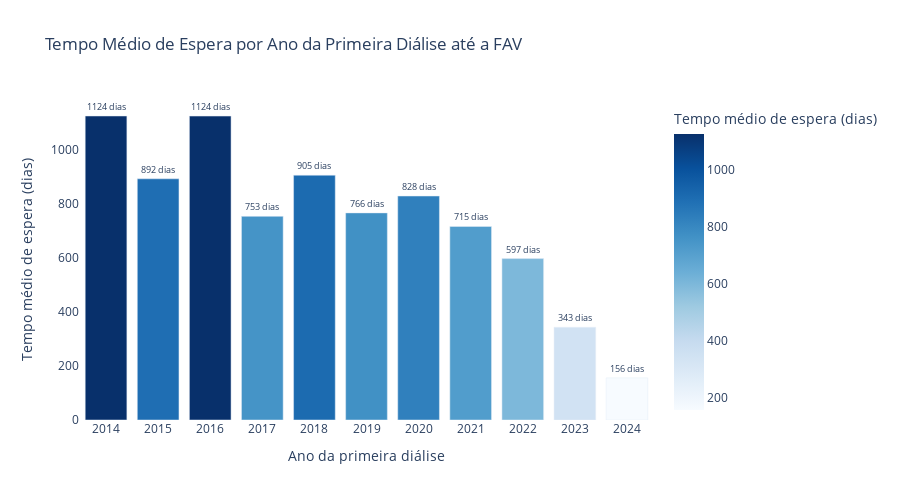

The code cell stored with this chart in its notebook:
### Code cell
df_agrupado = df_espera.groupby('ano_primeira_dialise')['tempo_entre_fav_e_primeira_dialise'].mean().reset_index()

fig2_p1 = px.bar(
    df_agrupado,
    x='ano_primeira_dialise',
    y='tempo_entre_fav_e_primeira_dialise',
    text='tempo_entre_fav_e_primeira_dialise',
    labels={
        'ano_primeira_dialise': 'Ano da Primeira Diálise',
        'tempo_entre_fav_e_primeira_dialise': 'Tempo médio de espera (dias)'
    },
    title='Tempo Médio de Espera por Ano da Primeira Diálise até a FAV',
    color='tempo_entre_fav_e_primeira_dialise',
    color_continuous_scale='Blues'
)

# Personalizar layout
fig2_p1.update_traces(texttemplate='%{text:.0f} dias', textposition='outside')

fig2_p1.update_layout(
    xaxis=dict(tickmode='linear'),
    yaxis_title='Tempo médio de espera (dias)',
    xaxis_title='Ano da primeira diálise',
    uniformtext_minsize=8,
    uniformtext_mode='hide',
    plot_bgcolor='white',
    width=900,
    height=500
)

fig2_p1.show()

### Figure 1 — Plotly figure (JSON) as saved in the notebook; plotly's stock layout.template omitted (floating-point values rounded to 4 significant figures)
{"data": [{"hovertemplate": "Ano da Primeira Diálise=%{x}<br>Tempo médio de espera (dias)=%{marker.color}<extra></extra>", "legendgroup": "", "marker": {"color": [1124.0, 891.7, 1124.0, 752.9, 905.1, 765.8, 828.1, 715.5, 596.8, 343.0, 155.9], "coloraxis": "coloraxis", "pattern": {"shape": ""}}, "name": "", "orientation": "v", "showlegend": false, "text": [1124.0, 891.7, 1124.0, 752.9, 905.1, 765.8, 828.1, 715.5, 596.8, 343.0, 155.9], "textposition": "outside", "texttemplate": "%{text:.0f} dias", "type": "bar", "x": [2014, 2015, 2016, 2017, 2018, 2019, 2020, 2021, 2022, 2023, 2024], "xaxis": "x", "y": [1124.0, 891.7, 1124.0, 752.9, 905.1, 765.8, 828.1, 715.5, 596.8, 343.0, 155.9], "yaxis": "y"}], "layout": {"barmode": "relative", "coloraxis": {"colorbar": {"title": {"text": "Tempo médio de espera (dias)"}}, "colorscale": [[0, "rgb(247,251,255)"], [0.125, "rgb(222,235,247)"], [0.25, "rgb(198,219,239)"], [0.375, "rgb(158,202,225)"], [0.5, "rgb(107,174,214)"], [0.625, "rgb(66,146,198)"], [0.75, "rgb(33,113,181)"], [0.875, "rgb(8,81,156)"], [1, "rgb(8,48,107)"]]}, "height": 500, "legend": {"tracegroupgap": 0}, "plot_bgcolor": "white", "title": {"text": "Tempo Médio de Espera por Ano da Primeira Diálise até a FAV"}, "uniformtext": {"minsize": 8, "mode": "hide"}, "width": 900, "xaxis": {"anchor": "y", "domain": [0, 1], "tickmode": "linear", "title": {"text": "Ano da primeira diálise"}}, "yaxis": {"anchor": "x", "domain": [0, 1], "title": {"text": "Tempo médio de espera (dias)"}}}}
